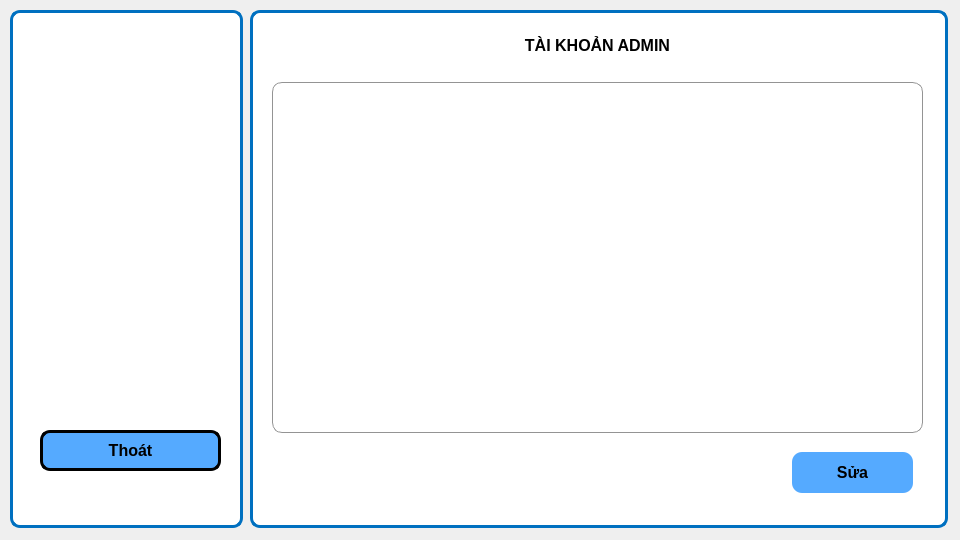
<?xml version="1.0" encoding="UTF-8"?>
<ui version="4.0">
 <class>man_hinh_bang_admin</class>
 <widget class="QWidget" name="man_hinh_bang_admin">
  <property name="geometry">
   <rect>
    <x>0</x>
    <y>0</y>
    <width>960</width>
    <height>540</height>
   </rect>
  </property>
  <property name="windowTitle">
   <string>Form</string>
  </property>
  <widget class="QGroupBox" name="groupBox">
   <property name="geometry">
    <rect>
     <x>10</x>
     <y>10</y>
     <width>233</width>
     <height>518</height>
    </rect>
   </property>
   <property name="styleSheet">
    <string notr="true">border: 3px solid rgb(0, 112, 192);
background-color: rgb(255, 255, 255);
border-radius: 10px</string>
   </property>
   <property name="title">
    <string/>
   </property>
   <widget class="QGroupBox" name="groupBox_4">
    <property name="geometry">
     <rect>
      <x>10</x>
      <y>10</y>
      <width>207</width>
      <height>231</height>
     </rect>
    </property>
    <property name="styleSheet">
     <string notr="true">border: None;
</string>
    </property>
    <property name="title">
     <string/>
    </property>
   </widget>
   <widget class="QGroupBox" name="groupBox_5">
    <property name="geometry">
     <rect>
      <x>10</x>
      <y>250</y>
      <width>207</width>
      <height>101</height>
     </rect>
    </property>
    <property name="styleSheet">
     <string notr="true">border: None;
</string>
    </property>
    <property name="title">
     <string/>
    </property>
    <widget class="QGroupBox" name="groupBox_9">
     <property name="geometry">
      <rect>
       <x>10</x>
       <y>0</y>
       <width>207</width>
       <height>101</height>
      </rect>
     </property>
     <property name="styleSheet">
      <string notr="true">border: None;</string>
     </property>
     <property name="title">
      <string/>
     </property>
    </widget>
   </widget>
   <widget class="QPushButton" name="thoat">
    <property name="geometry">
     <rect>
      <x>30</x>
      <y>420</y>
      <width>181</width>
      <height>41</height>
     </rect>
    </property>
    <property name="sizePolicy">
     <sizepolicy hsizetype="Fixed" vsizetype="Fixed">
      <horstretch>0</horstretch>
      <verstretch>0</verstretch>
     </sizepolicy>
    </property>
    <property name="font">
     <font>
      <family>Tahoma</family>
      <pointsize>12</pointsize>
      <bold>true</bold>
     </font>
    </property>
    <property name="styleSheet">
     <string notr="true">border: 3px solid rgb(0,0,0);
background-color: rgb(85, 170, 255);</string>
    </property>
    <property name="text">
     <string>Thoát</string>
    </property>
    <property name="icon">
     <iconset>
      <normalon>../../icon/exit.png</normalon>
     </iconset>
    </property>
   </widget>
  </widget>
  <widget class="QGroupBox" name="groupBox_2">
   <property name="geometry">
    <rect>
     <x>250</x>
     <y>10</y>
     <width>698</width>
     <height>518</height>
    </rect>
   </property>
   <property name="styleSheet">
    <string notr="true">border: 3px solid rgb(0, 112, 192);
background-color: rgb(255, 255, 255);
border-radius: 10px</string>
   </property>
   <property name="title">
    <string/>
   </property>
   <layout class="QVBoxLayout" name="verticalLayout" stretch="0">
    <item>
     <widget class="QGroupBox" name="groupBox_3">
      <property name="styleSheet">
       <string notr="true">border: None;</string>
      </property>
      <property name="title">
       <string/>
      </property>
      <widget class="QGroupBox" name="groupBox_7">
       <property name="geometry">
        <rect>
         <x>170</x>
         <y>420</y>
         <width>511</width>
         <height>81</height>
        </rect>
       </property>
       <property name="title">
        <string/>
       </property>
       <widget class="QPushButton" name="sua">
        <property name="geometry">
         <rect>
          <x>360</x>
          <y>10</y>
          <width>121</width>
          <height>41</height>
         </rect>
        </property>
        <property name="font">
         <font>
          <family>Tahoma</family>
          <pointsize>12</pointsize>
          <bold>true</bold>
         </font>
        </property>
        <property name="styleSheet">
         <string notr="true">background-color: rgba(46, 82, 101, 200);
background-color: rgb(85, 170, 255);</string>
        </property>
        <property name="text">
         <string>Sửa</string>
        </property>
        <property name="icon">
         <iconset>
          <normalon>../../icon/delete.png</normalon>
         </iconset>
        </property>
       </widget>
      </widget>
      <widget class="QTableWidget" name="danh_sach_admin">
       <property name="geometry">
        <rect>
         <x>10</x>
         <y>60</y>
         <width>651</width>
         <height>351</height>
        </rect>
       </property>
       <property name="styleSheet">
        <string notr="true">border: 1px solid rgb(148, 148, 148);
border-radius: 10px</string>
       </property>
       <attribute name="verticalHeaderShowSortIndicator" stdset="0">
        <bool>false</bool>
       </attribute>
       <attribute name="verticalHeaderStretchLastSection">
        <bool>false</bool>
       </attribute>
      </widget>
      <widget class="QTextEdit" name="textEdit">
       <property name="geometry">
        <rect>
         <x>-10</x>
         <y>10</y>
         <width>691</width>
         <height>41</height>
        </rect>
       </property>
       <property name="html">
        <string>&lt;!DOCTYPE HTML PUBLIC &quot;-//W3C//DTD HTML 4.0//EN&quot; &quot;http://www.w3.org/TR/REC-html40/strict.dtd&quot;&gt;
&lt;html&gt;&lt;head&gt;&lt;meta name=&quot;qrichtext&quot; content=&quot;1&quot; /&gt;&lt;meta charset=&quot;utf-8&quot; /&gt;&lt;style type=&quot;text/css&quot;&gt;
p, li { white-space: pre-wrap; }
hr { height: 1px; border-width: 0; }
li.unchecked::marker { content: &quot;\2610&quot;; }
li.checked::marker { content: &quot;\2612&quot;; }
&lt;/style&gt;&lt;/head&gt;&lt;body style=&quot; font-family:'Segoe UI'; font-size:9pt; font-weight:400; font-style:normal;&quot;&gt;
&lt;p align=&quot;center&quot; style=&quot; margin-top:0px; margin-bottom:0px; margin-left:0px; margin-right:0px; -qt-block-indent:0; text-indent:0px;&quot;&gt;&lt;span style=&quot; font-family:'MS Shell Dlg 2'; font-size:12pt; font-weight:600;&quot;&gt;TÀI KHOẢN ADMIN&lt;/span&gt;&lt;/p&gt;&lt;/body&gt;&lt;/html&gt;</string>
       </property>
      </widget>
     </widget>
    </item>
   </layout>
  </widget>
 </widget>
 <resources/>
 <connections/>
</ui>
